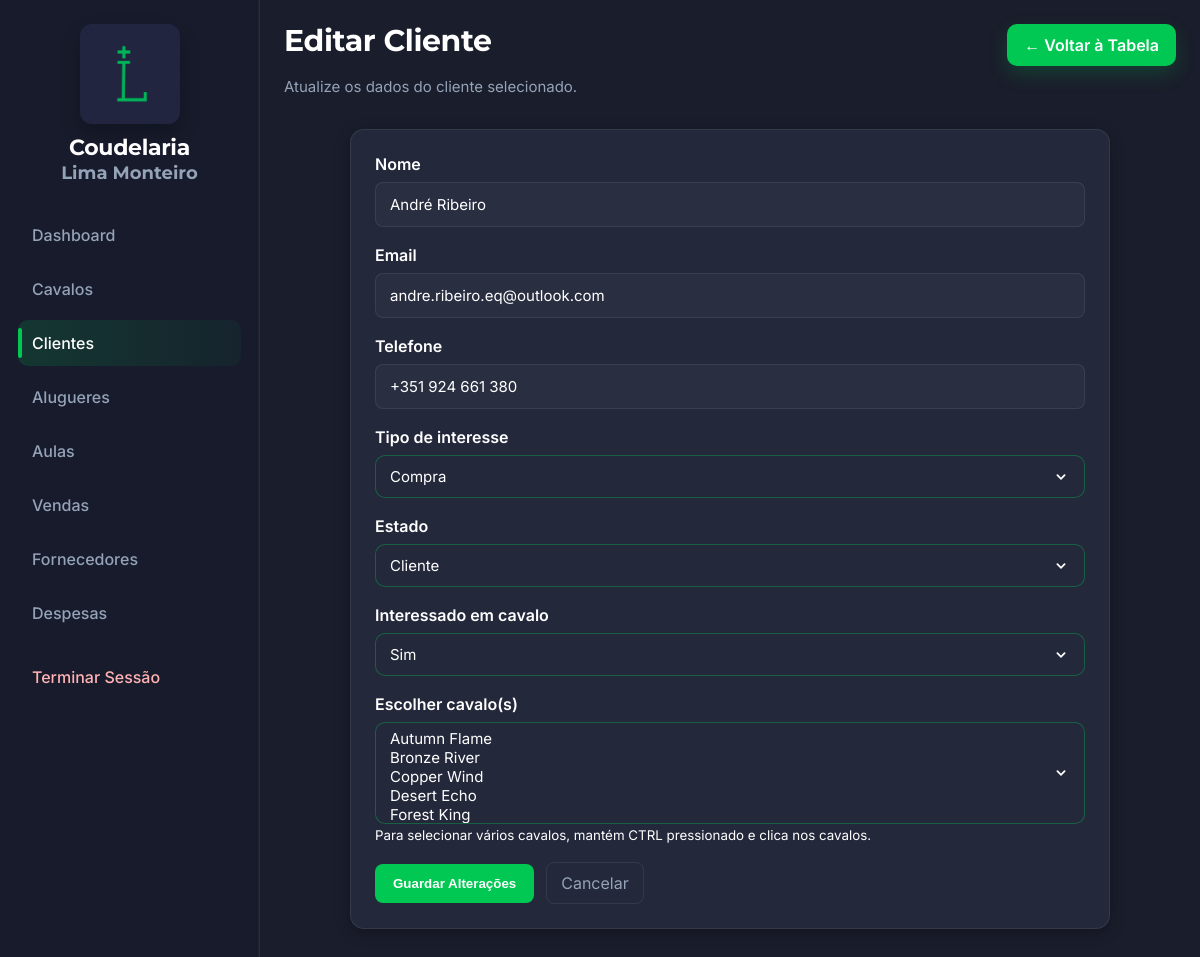
The page /admin/editar-cliente.php?id=10 (signed in) on the database its author committed.
### tables this page shows
CREATE TABLE `clientes` (
  `id` int(11) NOT NULL,
  `nome` varchar(150) NOT NULL,
  `email` varchar(150) NOT NULL,
  `telefone` varchar(30) DEFAULT NULL,
  `mensagem` text NOT NULL,
  `tipo_interesse` varchar(50) DEFAULT 'compra',
  `estado` varchar(50) DEFAULT 'potencial',
  `criado_em` timestamp NOT NULL DEFAULT current_timestamp()
);

### admin/editar-cliente.php (the view, shortened to what this page needs)
<?php
require_once __DIR__ . '/../backend/conexao.php';
$id = isset($_GET['id']) ? (int) $_GET['id'] : 0;
$stmtCliente = $conn->prepare("SELECT * FROM clientes WHERE id = :id LIMIT 1");
$stmtCliente->execute([':id' => $id]);
$cliente = $stmtCliente->fetch(PDO::FETCH_ASSOC);
$stmtCavalos = $conn->query("SELECT id, nome FROM cavalos ORDER BY nome ASC");
$cavalos = $stmtCavalos->fetchAll(PDO::FETCH_ASSOC);
$stmtClienteCavalos = $conn->prepare("
    SELECT cavalo_id
    FROM clientes_cavalos
    WHERE cliente_id = :cliente_id
");
$stmtClienteCavalos->execute([':cliente_id' => $id]);
$cavalosSelecionados = $stmtClienteCavalos->fetchAll(PDO::FETCH_COLUMN);
$cavalosSelecionados = array_map('intval', $cavalosSelecionados);
$interesse = !empty($cavalosSelecionados) ? 'sim' : 'nao';
$tipoInteresseAtual = $cliente['tipo_interesse'] ?? '';
$estadoAtual = $cliente['estado'] ?? '';
?>
<!DOCTYPE html>
<html lang="pt">
<head>
    <link rel="stylesheet" href="assets/css/admin.css">
</head>
<body>
    <div class="admin-layout">
        <aside class="admin-sidebar">
            <a href="../public/index.html" class="sidebar-logo-link">
                <div class="sidebar-logo">
                    <img src="assets/img/logo.png" alt="Logo da Coudelaria">
                    <div class="sidebar-titulo">
                        <h2>Coudelaria</h2>
                        <h3>Lima Monteiro</h3>
                    </div>
                </div>
            </a>
            <nav class="sidebar-nav">
                <a href="dashboard.php" class="nav-link">Dashboard</a>
                <a href="cavalos.php" class="nav-link">Cavalos</a>
                <a href="clientes.php" class="nav-link ativo">Clientes</a>
                <a href="alugueres.php" class="nav-link">Alugueres</a>
                <a href="aulas.php" class="nav-link">Aulas</a>
                <a href="vendas.php" class="nav-link">Vendas</a>
                <a href="fornecedores.php" class="nav-link">Fornecedores</a>
                <a href="despesas.php" class="nav-link">Despesas</a>
                <a href="logout.php" class="nav-link nav-link-sair">Terminar Sessão</a>
            </nav>
        </aside>
        <main class="admin-main">
            <header class="admin-header admin-header-flex">
                <div class="admin-header-texto">
                    <h1>Editar Cliente</h1>
                    <p>Atualize os dados do cliente selecionado.</p>
                </div>
                <a href="clientes.php" class="botao-adicionar">← Voltar à Tabela</a>
            </header>
            <section class="admin-form-wrapper">
                <div class="form-container">
                    <form action="../backend/editar-cliente.php" method="POST" novalidate>
                        <div class="campo">
                            <label for="nome">Nome</label>
                            <input type="text" id="nome" name="nome" value="<?= htmlspecialchars($cliente['nome']) ?>" required>
                        </div>
                        <div class="campo">
                            <label for="email">Email</label>
                            <input type="email" id="email" name="email" value="<?= htmlspecialchars($cliente['email']) ?>" required>
                        </div>
                        <div class="campo">
                            <label for="telefone">Telefone</label>
                            <input type="text" id="telefone" name="telefone" value="<?= htmlspecialchars($cliente['telefone'] ?? '') ?>">
                        </div>
                        <div class="campo">
                            <label for="tipo_interesse">Tipo de interesse</label>
                            <select id="tipo_interesse" name="tipo_interesse" required>
                                <option value="compra" <?= $tipoInteresseAtual === 'compra' ? 'selected' : '' ?>>Compra</option>
                            </select>
                        </div>
                        <div class="campo">
                            <label for="estado">Estado</label>
                            <select id="estado" name="estado" required>
                                <option value="cliente" <?= $estadoAtual === 'cliente' ? 'selected' : '' ?>>Cliente</option>
                            </select>
                        </div>
                        <div class="campo">
                            <label for="interesse">Interessado em cavalo</label>
                            <select id="interesse" name="interesse" onchange="toggleCavalo()" required>
                                <option value="sim" <?= $interesse === 'sim' ? 'selected' : '' ?>>Sim</option>
                            </select>
                        </div>
                        <div class="campo" id="campo-cavalo" style="<?= $interesse === 'sim' ? 'display: block;' : 'display: none;' ?>">
                            <label for="cavalos">Escolher cavalo(s)</label>
                            <select id="cavalos" name="cavalos[]" multiple>
                                <?php foreach ($cavalos as $cavalo): ?>
                                    <option value="<?= htmlspecialchars($cavalo['id']) ?>"
                                        <?= in_array((int) $cavalo['id'], $cavalosSelecionados, true) ? 'selected' : '' ?>>
                                        <?= htmlspecialchars($cavalo['nome']) ?>
                                    </option>
                                <?php endforeach; ?>
                            </select>
                            <small>Para selecionar vários cavalos, mantém CTRL pressionado e clica nos cavalos.</small>
                        </div>
                        <div class="acoes-formulario">
                            <button type="submit" class="btn-editar btn-form-principal">Guardar Alterações</button>
                            <a href="clientes.php" class="btn-cancelar">Cancelar</a>
                        </div>
                    </form>
                </div>
            </section>
        </main>
    </div>
</body>
</html>

### rows shown on the page
clientes: nome "André Ribeiro", email "andre.ribeiro.eq@outlook.com", telefone "+351 924 661 380", tipo_interesse "Compra", estado "Cliente"

### other values the page prints
form field value "Autumn Flame / Bronze River / Copper Wind / Desert Echo / Forest King ☑"
